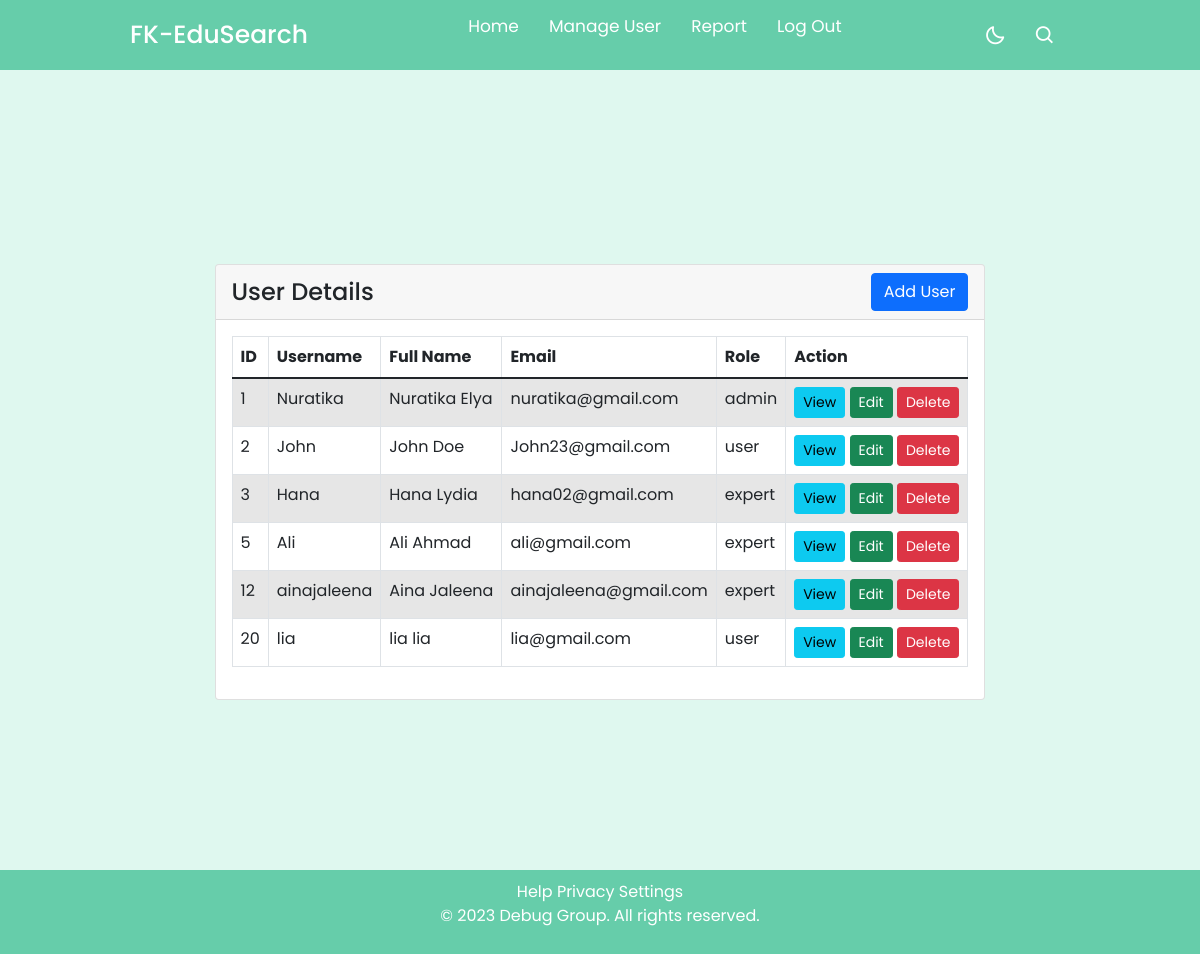
/index2.PHP, run on the app's committed database.
### tables this page shows
CREATE TABLE `users` (
  `id` int(11) NOT NULL,
  `role` enum('user','admin','expert','') NOT NULL,
  `username` varchar(255) NOT NULL,
  `password` varchar(255) NOT NULL,
  `name` varchar(255) NOT NULL,
  `email` varchar(255) NOT NULL
);

### index2.PHP (the view, shortened to what this page needs)
<?php
    require 'dbcon.php';
?>
<!doctype html>
<html lang="en">
  <head>
    <link href="https://cdn.jsdelivr.net/npm/bootstrap@5.1.3/dist/css/bootstrap.min.css" rel="stylesheet">
	<link href="https://cdn.jsdelivr.net/npm/bootstrap@5.0.0-beta1/dist/css/bootstrap.min.css" rel="stylesheet">
    <link rel="stylesheet" href="css/styleindex2.css">
	<link href='https://unpkg.com/boxicons@2.1.1/css/boxicons.min.css' rel='stylesheet'>
</head>
<body>
    <div class="container d-flex justify-content-center align-items-center" style="min-height: 100vh">
      <nav>
        <div class="nav-bar">
            <span class="logo navLogo"><a href="#">FK-EduSearch</a></span>
            <div class="menu">
                <ul class="nav-links">
                    <li><a href="home.php">Home</a></li>
                    <li><a href="index2.php">Manage User</a></li>
                    <li><a href="dashboard.php">Report</a></li>
                    <li><a href="logout.php">Log Out</a></li>
                </ul>
            </div>
            <div class="darkLight-searchBox">
                <div class="dark-light">
                    <i class='bx bx-moon moon'></i>
                </div>
                <div class="searchBox">
                   <div class="searchToggle">
                    <i class='bx bx-search search'></i>
                   </div>
                </div>
            </div>
        </div>
    </nav>
    <div class="container mt-4">
        <div class="row">
            <div class="col-md-12">
                <div class="card">
                    <div class="card-header">
                   <h4>User Details
				   </h4>
               <div class="d-flex justify-content-end">
                 <a href="create.php" class="btn btn-primary">Add User</a>
               </div>
                    </div>
                    <div class="card-body">
                        <table class="table table-bordered table-striped">
                            <thead>
                                <tr>
                                    <th>ID</th>
                                    <th>Username</th>
                                    <th>Full Name</th>
                                    <th>Email</th>
                                    <th>Role</th>
                                    <th>Action</th>
                                </tr>
                            </thead>
                            <tbody>
                                <?php
                                    $query = "SELECT * FROM users";
                                    $query_run = mysqli_query($conn, $query);
                                    if(mysqli_num_rows($query_run) > 0)
                                    {
                                        foreach($query_run as $users)
                                        {
                                            ?>
                                            <tr>
                                                <td><?= $users['id']; ?></td>
                                                <td><?= $users['username']; ?></td>
                                                <td><?= $users['name']; ?></td>
                                                <td><?= $users['email']; ?></td>
                                                <td><?= $users['role']; ?></td>
                                                <td>
                                                    <a href="user-view.php?id=<?= $users['id']; ?>" class="btn btn-info btn-sm">View</a>
                                                    <a href="user-edit.php?id=<?= $users['id']; ?>" class="btn btn-success btn-sm">Edit</a>
                                                    <form action="code.php" method="POST" class="d-inline">
                                                        <button type="submit" name="delete_user" value="<?=$users['id'];?>" class="btn btn-danger btn-sm">Delete</button>
                                                    </form>
                                                </td>
                                            </tr>
                                            <?php
                                        }
                                    }
                                    else
                                    {
                                        echo "<h5> No Record Found </h5>";
                                    }
                                ?>
                            </tbody>
                        </table>
                    </div>
                </div>
            </div>
        </div>
    </div>
  </div>
         <footer class="footer">
            <a href="#">Help</a>
            <a href="#">Privacy</a>
            <a href="#">Settings</a>
            <p>&copy; 2023 Debug Group. All rights reserved.</p>
         </footer>
</body>
</html>

### css/styleindex2.css (style rules this page uses)
* { margin: 0; padding: 0; box-sizing: border-box; font-family: 'Poppins', sans-serif; transition: all 0.4s ease; }
:root { --body-color: #dff8ef; --nav-color: #66CDAA; --side-nav: #010718; --text-color: #FFF; --search-bar: #F2F2F2; --search-text: #010718; }
body { height: 100vh; background-color: var(--body-color); padding-top: 70px; }
nav { position: fixed; top: 0; left: 0; height: 70px; width: 100%; background-color: var(--nav-color); z-index: 100; }
nav .nav-bar { position: relative; height: 100%; max-width: 1000px; width: 100%; background-color: var(--nav-color); margin: 0 auto; padding: 0 30px; display: flex; align-items: center; justify-content: space-between; }
nav .nav-bar .logo a { font-size: 25px; font-weight: 500; color: var(--text-color); text-decoration: none; }
.nav-bar .nav-links { display: flex; align-items: center; }
.nav-bar .nav-links li { margin: 0 5px; list-style: none; }
.nav-links li a { position: relative; font-size: 17px; font-weight: 400; color: var(--text-color); text-decoration: none; padding: 10px; }
.nav-links li a::before { content: ''; position: absolute; left: 50%; bottom: 0; transform: translateX(-50%); height: 6px; width: 6px; border-radius: 50%; background-color: var(--text-color); opacity: 0; transition: all 0.3s ease; }
.nav-bar .darkLight-searchBox { display: flex; align-items: center; }
.darkLight-searchBox .dark-light, .darkLight-searchBox .searchToggle { height: 40px; width: 40px; display: flex; align-items: center; justify-content: center; margin: 0 5px; }
.dark-light i, .searchToggle i { position: absolute; color: var(--text-color); font-size: 22px; cursor: pointer; transition: all 0.3s ease; }
.searchBox { position: relative; }
.container { display: flex; flex-direction: column; align-items: center; justify-content: flex-start; padding: 0; }
footer { background-color: var(--nav-color); color: var(--text-color); padding: 10px; bottom: 0; width: 100%; text-align: center; text-decoration: none; }
footer a { text-decoration: none; color: var(--text-color); }
.row { display: flex; flex-wrap: wrap; justify-content: center; gap: 10px; margin: 20px 0; }
.card-header { display: flex; justify-content: space-between; align-items: center; }
.card-header h4 { margin: 0; }
.card-header .btn { margin-left: auto; }
.card-header .btn-primary { margin-left: auto; }

### data on the page
users: id "1", username "Nuratika", name "Nuratika Elya", email "nuratika@gmail.com", role "admin"
users: id "2", username "John", name "John Doe", email "John23@gmail.com", role "user"
users: id "3", username "Hana", name "Hana Lydia", email "hana02@gmail.com", role "expert"
users: id "5", username "Ali", name "Ali Ahmad", email "ali@gmail.com", role "expert"
users: id "12", username "ainajaleena", name "Aina Jaleena", email "ainajaleena@gmail.com", role "expert"
users: id "20", username "lia", name "lia lia", email "lia@gmail.com", role "user"
